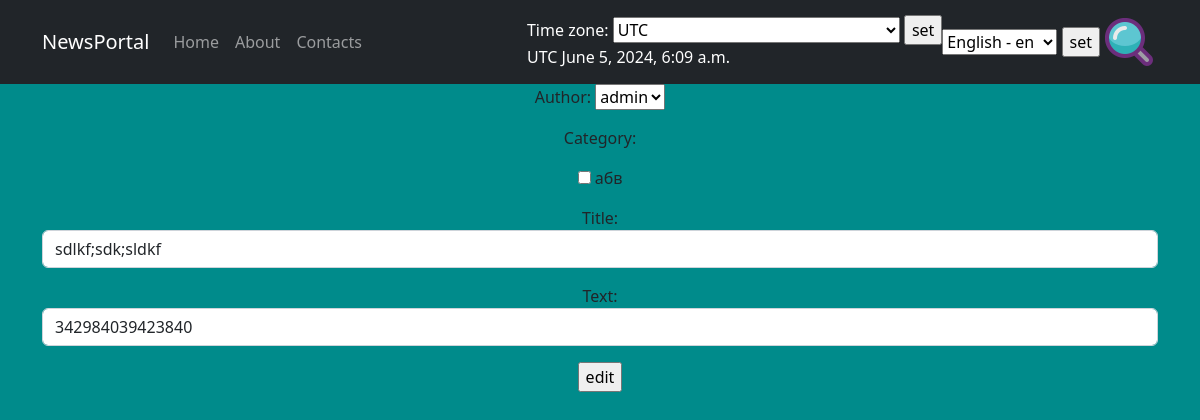
The app's page /posts/news/4/edit/ (signed in) with its own data.
### news/models.py (models this page shows, shortened)
class Post(models.Model):
    article = 'AR'
    news = 'NW'
    CHOICES = [
        (article, 'Статья'),
        (news, 'Новость'),
    ]
    date_time = models.DateTimeField(auto_now_add=True)
    author = models.ForeignKey(Author, on_delete=models.CASCADE)
    post_type = models.CharField(choices=CHOICES, default=article, max_length=2)
    category = models.ManyToManyField(Category, through='PostCategory')
    title = models.CharField(max_length=120)
    text = models.TextField()
    rating = models.IntegerField(default=0)

### news/views.py (the view, shortened to what this page needs)
# urls.py: path('news/<int:pk>/edit/', views.NewsEditView.as_view(), name='new_edit'),
class NewsEditView(ViewTimeZone, PermissionRequiredMixin, UpdateView):
    form_class = NewsForm
    model = Post
    template_name = 'edit.html'
    permission_required = ('news.change_post')
    raise_exception = True
    def get_queryset(self):
        return super().get_queryset().filter(post_type='NW')

### news/forms.py
class NewsForm(forms.ModelForm):
    author = forms.ModelChoiceField(
        queryset=Author.objects.all(),
    )
    category = forms.ModelMultipleChoiceField(
        queryset=Category.objects.all(),
        label='Category',
        widget=forms.CheckboxSelectMultiple()
    )
    title = forms.CharField(
        label='Title',
        widget=forms.TextInput(
            attrs={
                'class': 'form-control'
            }
        )
    )
    text = forms.CharField(
        label='Text',
        widget=forms.TextInput(
            attrs={
                'class': 'form-control'
            }
        )
    )
    class Meta:
        model = Post
        fields = ['author', 'category', 'title', 'text']

### news/models.py (called while the page is built)
    def __str__(self):
        return self.user.username

    def __str__(self):
        return self.category_type

### news/views.py (called while the page is built)
    def get_context_data(self, **kwargs):
        context = super().get_context_data(**kwargs)
        context['model'] = self.model.objects.all()
        context['current_time'] = timezone.localtime(timezone.now())
        context['timezones'] = pytz.common_timezones
        return context

### templates/edit.html (shortened to what this page needs)
{% extends 'default.html' %}
{% block content %}
    <form action="" method="post">
        {{ form.as_p }}
        <input type="submit" value="edit">
    </form>
{% endblock content %}

### records on screen
Post: author "admin", title "sdlkf;sdk;sldkf", text "342984039423840"

### other values on screen
{{ TIME_ZONE }} "UTC"
{{ current_time|timezone:TIME_ZONE }} "June 5, 2024, 6:09 a.m."
form field timezone "UTC"
form field language "English - en"
